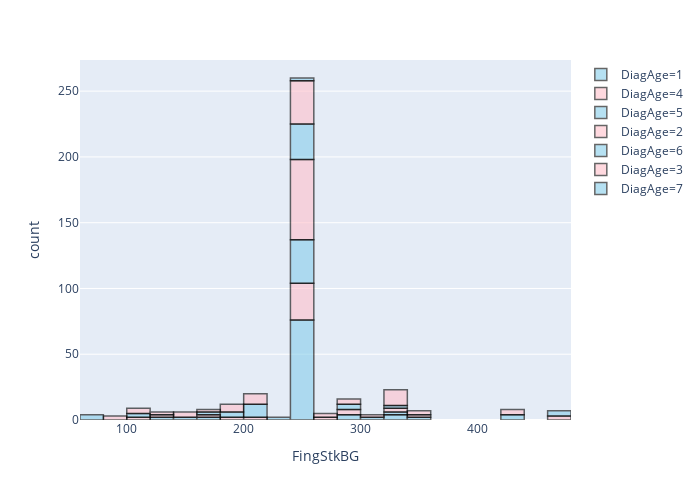

The cell this chart's notebook holds for it:
### Code cell
import plotly.express as px
fig1 = px.histogram(Diab1, x="FingStkBG", nbins=20,color='DiagAge', color_discrete_sequence=['skyblue','pink']) 
fig1.update_traces(opacity=0.8, selector=dict(type='histogram'))
fig1.update_traces(marker_line_color='rgb(0,0,0)', marker_line_width=1.5, opacity=0.6)
fig1.update_layout(autosize=True, width=700,height=500)
fig1.show()

### Figure 1 — Plotly figure (JSON) as saved in the notebook; plotly's stock layout.template omitted (floating-point values rounded to 4 significant figures)
{"data": [{"alignmentgroup": "True", "bingroup": "x", "hoverlabel": {"namelength": 0}, "hovertemplate": "DiagAge=1<br>FingStkBG=%{x}<br>count=%{y}", "legendgroup": "DiagAge=1", "marker": {"color": "skyblue", "line": {"color": "rgb(0,0,0)", "width": 1.5}}, "name": "DiagAge=1", "nbinsx": 20, "offsetgroup": "DiagAge=1", "opacity": 0.6, "orientation": "v", "showlegend": true, "type": "histogram", "x": [160, 247.3, 247.3, 321, 247.3, 247.3, 356, 240, 247.3, 247.3, 297, 428, 247.3, 247.3, 247.3, 282, 247.3, 247.3, 247.3, 247.3, 302, 247.3, 230, 247.3, 247.3, 247.3, 247, 247, 247.3, 247.3, 247.3, 159, 331, 247.3, 247.3, 247.3, 247.3, 247.3, 247.3, 247.3, 247.3, 247.3, 247, 247, 428, 247.3, 247.3, 240, 247.3, 428, 247.3, 247.3, 247.3, 247.3, 127, 247.3, 247.3, 247.3, 247.3, 297, 247.3, 247.3, 247.3, 247.3, 247.3, 247.3, 247.3, 282, 247.3, 247.3, 247.3, 247.3, 247.3, 159, 331, 247.3, 356, 247.3, 247.3, 247.3, 247, 247, 428, 247.3, 247.3, 160, 247.3, 247.3, 247.3, 302, 247.3, 230, 321, 247.3, 247.3, 240, 247.3, 127, 247.3, 247.3], "xaxis": "x", "yaxis": "y"}, {"alignmentgroup": "True", "bingroup": "x", "hoverlabel": {"namelength": 0}, "hovertemplate": "DiagAge=4<br>FingStkBG=%{x}<br>count=%{y}", "legendgroup": "DiagAge=4", "marker": {"color": "pink", "line": {"color": "rgb(0,0,0)", "width": 1.5}}, "name": "DiagAge=4", "nbinsx": 20, "offsetgroup": "DiagAge=4", "opacity": 0.6, "orientation": "v", "showlegend": true, "type": "histogram", "x": [109, 267, 247.3, 247.3, 247.3, 473, 247.3, 247.3, 173, 247.3, 247.3, 157, 299, 198, 299, 247.3, 247.3, 200, 247.3, 247.3, 247.3, 157, 247.3, 247.3, 247.3, 473, 247.3, 157, 340, 247.3, 247.3, 173, 247.3, 247.3, 109, 267, 200, 247.3, 247.3, 247.3, 157, 299, 198, 299, 247.3, 247.3, 247.3, 473, 247.3, 340, 247.3], "xaxis": "x", "yaxis": "y"}, {"alignmentgroup": "True", "bingroup": "x", "hoverlabel": {"namelength": 0}, "hovertemplate": "DiagAge=5<br>FingStkBG=%{x}<br>count=%{y}", "legendgroup": "DiagAge=5", "marker": {"color": "skyblue", "line": {"color": "rgb(0,0,0)", "width": 1.5}}, "name": "DiagAge=5", "nbinsx": 20, "offsetgroup": "DiagAge=5", "opacity": 0.6, "orientation": "v", "showlegend": true, "type": "histogram", "x": [247.3, 247.3, 321, 247.3, 247.3, 247.3, 184, 285, 247.3, 247.3, 247.3, 247.3, 247.3, 247.3, 105, 247.3, 247.3, 105, 247.3, 247.3, 184, 285, 247.3, 247.3, 247.3, 247.3, 184, 285, 247.3, 168, 247.3, 321, 247.3, 247.3, 247.3, 247.3, 247.3, 247.3, 105, 247.3, 247.3, 184, 285, 247.3, 247.3, 247.3, 168, 247.3], "xaxis": "x", "yaxis": "y"}, {"alignmentgroup": "True", "bingroup": "x", "hoverlabel": {"namelength": 0}, "hovertemplate": "DiagAge=2<br>FingStkBG=%{x}<br>count=%{y}", "legendgroup": "DiagAge=2", "marker": {"color": "pink", "line": {"color": "rgb(0,0,0)", "width": 1.5}}, "name": "DiagAge=2", "nbinsx": 20, "offsetgroup": "DiagAge=2", "opacity": 0.6, "orientation": "v", "showlegend": true, "type": "histogram", "x": [247.3, 198, 247.3, 247.3, 324, 90, 247.3, 247.3, 247.3, 247.3, 247.3, 297, 247.3, 247.3, 297, 134, 247.3, 198, 247.3, 247.3, 247.3, 247.3, 247.3, 247.3, 247.3, 247.3, 247.3, 247.3, 247.3, 198, 247.3, 247.3, 247.3, 324, 90, 247.3, 247.3, 247.3, 198, 247.3, 247.3, 247.3, 247.3, 247.3, 247.3, 247.3, 247.3, 247.3, 297, 247.3, 247.3, 297, 134, 247.3, 247.3, 247.3, 247.3, 247.3, 247.3, 247.3, 247.3, 247.3, 247.3, 198, 247.3, 247.3, 247.3, 198, 247.3, 324, 90, 247.3, 247.3, 247.3, 247.3, 247.3, 247.3, 247.3, 247.3], "xaxis": "x", "yaxis": "y"}, {"alignmentgroup": "True", "bingroup": "x", "hoverlabel": {"namelength": 0}, "hovertemplate": "DiagAge=6<br>FingStkBG=%{x}<br>count=%{y}", "legendgroup": "DiagAge=6", "marker": {"color": "skyblue", "line": {"color": "rgb(0,0,0)", "width": 1.5}}, "name": "DiagAge=6", "nbinsx": 20, "offsetgroup": "DiagAge=6", "opacity": 0.6, "orientation": "v", "showlegend": true, "type": "histogram", "x": [331, 247.3, 247.3, 247.3, 247.3, 247.3, 247.3, 209, 209, 209, 247.3, 247.3, 475, 77, 247.3, 247.3, 209, 209, 247.3, 247.3, 247.3, 247.3, 247.3, 475, 77, 209, 209, 247.3, 475, 77, 247.3, 247.3, 209, 247.3, 247.3, 247.3, 209, 209, 247.3, 331, 475, 77, 247.3, 247.3, 247.3, 247.3, 247.3], "xaxis": "x", "yaxis": "y"}, {"alignmentgroup": "True", "bingroup": "x", "hoverlabel": {"namelength": 0}, "hovertemplate": "DiagAge=3<br>FingStkBG=%{x}<br>count=%{y}", "legendgroup": "DiagAge=3", "marker": {"color": "pink", "line": {"color": "rgb(0,0,0)", "width": 1.5}}, "name": "DiagAge=3", "nbinsx": 20, "offsetgroup": "DiagAge=3", "opacity": 0.6, "orientation": "v", "showlegend": true, "type": "histogram", "x": [431, 247.3, 247.3, 344, 247.3, 270, 247.3, 321, 247.3, 247.3, 335, 200, 335, 209, 247.3, 160, 310, 335, 422, 247.3, 247.3, 109, 247.3, 247, 247.3, 247.3, 335, 200, 335, 209, 247.3, 344, 247.3, 270, 109, 247.3, 247, 335, 200, 335, 209, 109, 247.3, 247, 247.3, 131, 247.3, 321, 247.3, 247.3, 247.3, 247.3, 160, 310, 335, 247.3, 431, 247.3, 247.3, 335, 200, 335, 209, 422, 109, 247.3, 247, 247.3, 344, 247.3, 270, 247.3, 131], "xaxis": "x", "yaxis": "y"}, {"alignmentgroup": "True", "bingroup": "x", "hoverlabel": {"namelength": 0}, "hovertemplate": "DiagAge=7<br>FingStkBG=%{x}<br>count=%{y}", "legendgroup": "DiagAge=7", "marker": {"color": "skyblue", "line": {"color": "rgb(0,0,0)", "width": 1.5}}, "name": "DiagAge=7", "nbinsx": 20, "offsetgroup": "DiagAge=7", "opacity": 0.6, "orientation": "v", "showlegend": true, "type": "histogram", "x": [247.3, 247.3], "xaxis": "x", "yaxis": "y"}], "layout": {"autosize": true, "barmode": "relative", "height": 500, "legend": {"tracegroupgap": 0}, "margin": {"t": 60}, "width": 700, "xaxis": {"anchor": "y", "domain": [0, 1], "title": {"text": "FingStkBG"}}, "yaxis": {"anchor": "x", "domain": [0, 1], "title": {"text": "count"}}}}
